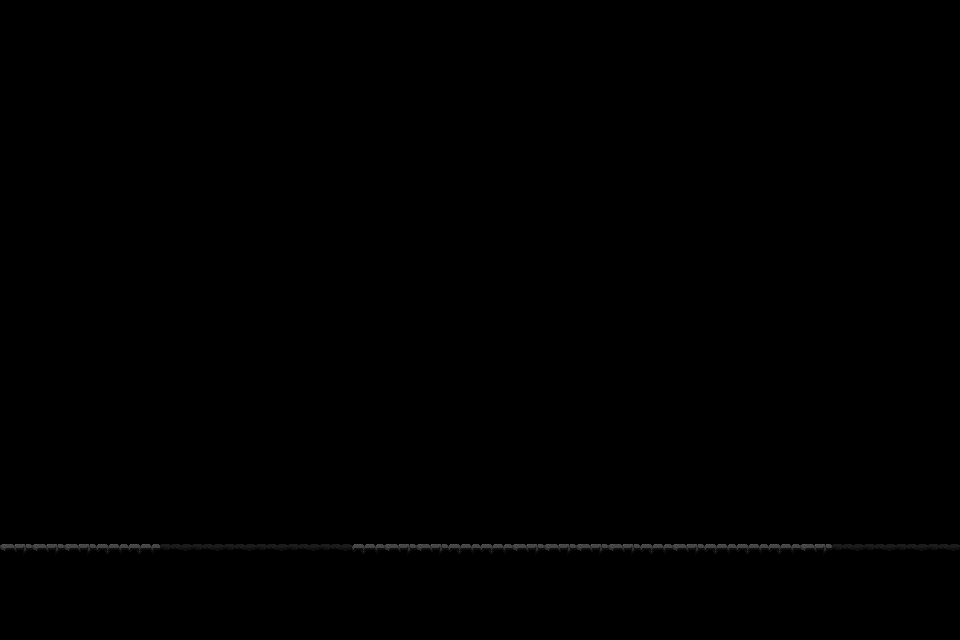

This game map was drawn from its Tiled (.tmx) file and the tilesets committed beside it. A one-line description and the full map source follow:
An orthogonal 30x20 tile map with 32x32 px tiles, 1 tile layer (Tile Layer 1) and 2 objects (wall, player).

<map version="1.9" tiledversion="1.9.2" orientation="orthogonal" renderorder="right-down" width="30" height="20" tilewidth="32" tileheight="32" infinite="0" nextlayerid="4" nextobjectid="4">
 <tileset firstgid="1" source="collection_32.tsx" />
 <layer id="1" name="Tile Layer 1" width="30" height="20">
  <data encoding="csv">
0,0,0,0,0,0,0,0,0,0,0,0,0,0,0,0,0,0,0,0,0,0,0,0,0,0,0,0,0,0,
0,0,0,0,0,0,0,0,0,0,0,0,0,0,0,0,0,0,0,0,0,0,0,0,0,0,0,0,0,0,
0,0,0,0,0,0,0,0,0,0,0,0,0,0,0,0,0,0,0,0,0,0,0,0,0,0,0,0,0,0,
0,0,0,0,0,0,0,0,0,0,0,0,0,0,0,0,0,0,0,0,0,0,0,0,0,0,0,0,0,0,
0,0,0,0,0,0,0,0,0,0,0,0,0,0,0,0,0,0,0,0,0,0,0,0,0,0,0,0,0,0,
0,0,0,0,0,0,0,0,0,0,0,0,0,0,0,0,0,0,0,0,0,0,0,0,0,0,0,0,0,0,
0,0,0,0,0,0,0,0,0,0,0,0,0,0,0,0,0,0,0,0,0,0,0,0,0,0,0,0,0,0,
0,0,0,0,0,0,0,0,0,0,0,0,0,0,0,0,0,0,0,0,0,0,0,0,0,0,0,0,0,0,
0,0,0,0,0,0,0,0,0,0,0,0,0,0,0,0,0,0,0,0,0,0,0,0,0,0,0,0,0,0,
0,0,0,0,0,0,0,0,0,0,0,0,0,0,0,0,0,0,0,0,0,0,0,0,0,0,0,0,0,0,
0,0,0,0,0,0,0,0,0,0,0,0,0,0,0,0,0,0,0,0,0,0,0,0,0,0,0,0,0,0,
0,0,0,0,0,0,0,0,0,0,0,0,0,0,0,0,0,0,0,0,0,0,0,0,0,0,0,0,0,0,
0,0,0,0,0,0,0,0,0,0,0,0,0,0,0,0,0,0,0,0,0,0,0,0,0,0,0,0,0,0,
0,0,0,0,0,0,0,0,0,0,0,0,0,0,0,0,0,0,0,0,0,0,0,0,0,0,0,0,0,0,
0,0,0,0,0,0,0,0,0,0,0,0,0,0,0,0,0,0,0,0,0,0,0,0,0,0,0,0,0,0,
0,0,0,0,0,0,0,0,0,0,0,0,0,0,0,0,0,0,0,0,0,0,0,0,0,0,0,0,0,0,
0,0,0,0,0,0,0,0,0,0,0,0,0,0,0,0,0,0,0,0,0,0,0,0,0,0,0,0,0,0,
144,144,144,143,143,142,142,142,142,142,142,143,144,144,143,143,144,144,144,144,143,144,143,143,143,144,142,142,142,142,
0,0,0,0,0,0,0,0,0,0,0,0,0,0,0,0,0,0,0,0,0,0,0,0,0,0,0,0,0,0,
0,0,0,0,0,0,0,0,0,0,0,0,0,0,0,0,0,0,0,0,0,0,0,0,0,0,0,0,0,0
</data>
 </layer>
 <objectgroup id="2" name="Obstacles">
  <object id="2" name="wall" x="0.375" y="544.125" width="959.5" height="28" />
 </objectgroup>
 <objectgroup id="3" name="Entitys">
  <object id="3" name="player" x="357.333" y="66" width="13.3333" height="13.3333" />
 </objectgroup>
</map>
